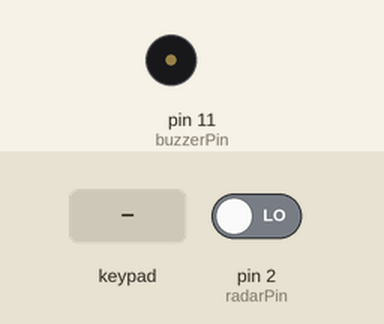
The sketch below on a simulated Arduino Uno, built with avr-gcc and run on an emulated ATmega328P. Shown: buzzer (waves = sounding, pin HIGH). Inputs (shaded band) come from the test bench; at power-on: pin 2 (radarPin) LOW. What the sketch prints to the serial monitor is not drawn.

Above: at 1.2 s.
1.3 s: pin 2 (radarPin) driven HIGH
At 2.0 s:
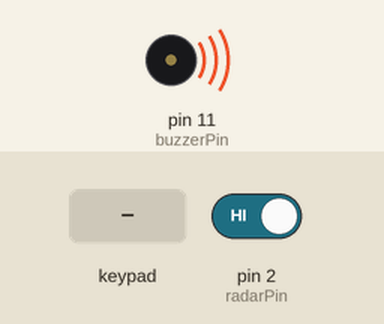
2.8 s: key '1' pressed
4.3 s: keypad keys 5 8 1 2 B pressed 0.4 s apart
7.8 s: key '2' pressed
10.8 s: keypad keys 5 8 1 2 B # pressed 0.4 s apart
14.7 s: key '3' pressed
Timing chart, 0 to 17.7 s (numbered marks = the images above; inputs shaded):
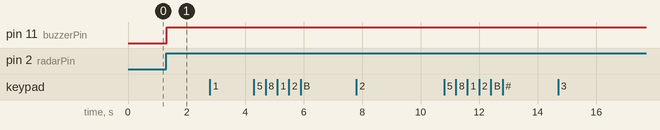

The sketch:

5.4.ino
```cpp
#include <Keypad.h>

const byte filas = 4;
const byte columnas = 4;
char letras[filas][columnas]= {
{'1','2','3','A'},
{'4','5','6','B'},
{'7','8','9','C'},
{'*','0','#','D'}

};

byte pinesf[filas] = {A0,A1,A2,A3};
byte pinesc[columnas] = {6,7,8,9};
Keypad teclado = Keypad(makeKeymap(letras),pinesf,pinesc,filas,columnas);
char estado;

const int radarPin = 2;
const int buzzerPin = 11;
char contra[6]=  "5812B";
char ponercontra[6];
int indice=0;

void setup()
{
Serial.begin(9600);
  pinMode(radarPin, INPUT);
  pinMode(buzzerPin,OUTPUT);
}

void loop(){


estado = teclado.getKey();
Serial.println(estado);


 int radarValue = digitalRead(radarPin);
  if (radarValue == HIGH) {
    Serial.println("Movement detected!");
          digitalWrite(buzzerPin, HIGH);


  if(estado){
  ponercontra[indice]=estado;
    indice++;
    Serial.println(estado);

  }

  if(indice==6){

    if(strcmp(contra,ponercontra)==0){
    Serial.println("Acceso permitido");
      delay(100);
      digitalWrite(buzzerPin,LOW);
      delay(5000);
    }
    else{
    Serial.println("Acceso denegado");
      delay(100);
    }
  }
  }
}
```

Measured:
- after the input at 1.3 s, pin 11 (buzzerPin): LOW → HIGH at once
- after the input at 2.8 s, every drawn part: stays the same
- after the input at 4.3 s, every drawn part: stays the same
- after the input at 7.8 s, every drawn part: stays the same
- after the input at 10.8 s, every drawn part: stays the same
- after the input at 14.7 s, every drawn part: stays the same
